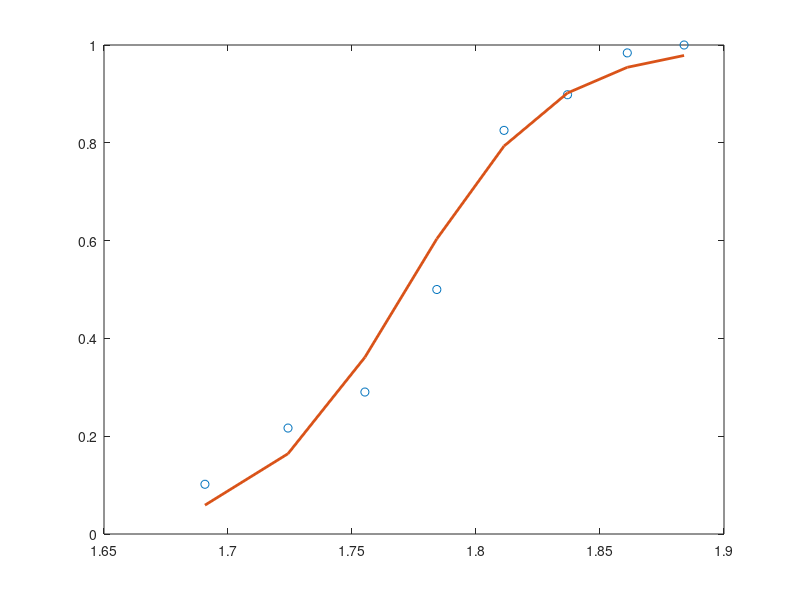

The MATLAB script that drew this image: (Note: this script raises an error after producing the figure.)
x = [1.6907, 1.7242, 1.7552, 1.7842, 1.8113, 1.8369, 1.8610, 1.8839]';
deads = [ 6, 13, 18, 28, 52, 53, 61, 60]';
total = [59, 60, 62, 56, 63, 59, 62, 60]';
y = deads ./ total;

polyfit(x, y, 1)
polyfit(x, y, 2)

b = glmfit(x, y,'binomial','link','logit')
yfit = glmval(b, x, 'logit')
plot(x, y,'o',x, yfit,'-','LineWidth',2)

glmfit(x, [deads total], 'binomial', 'logit')